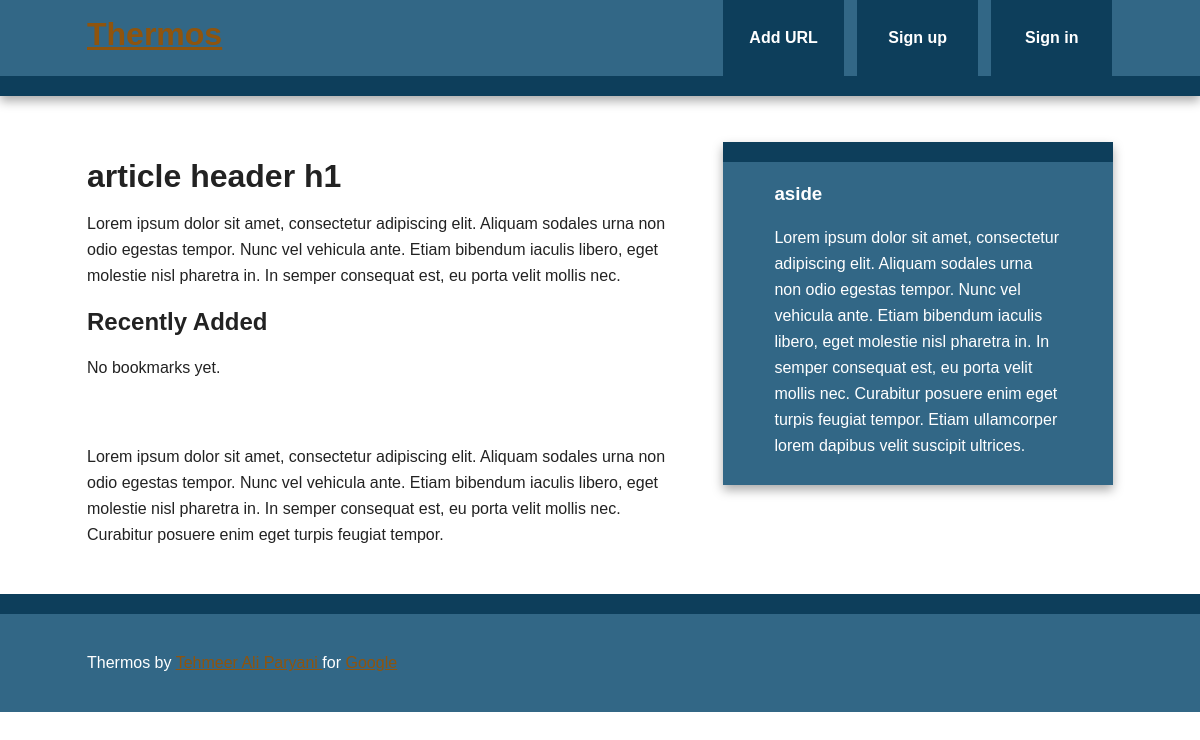
The page /index on the database as committed earlier.
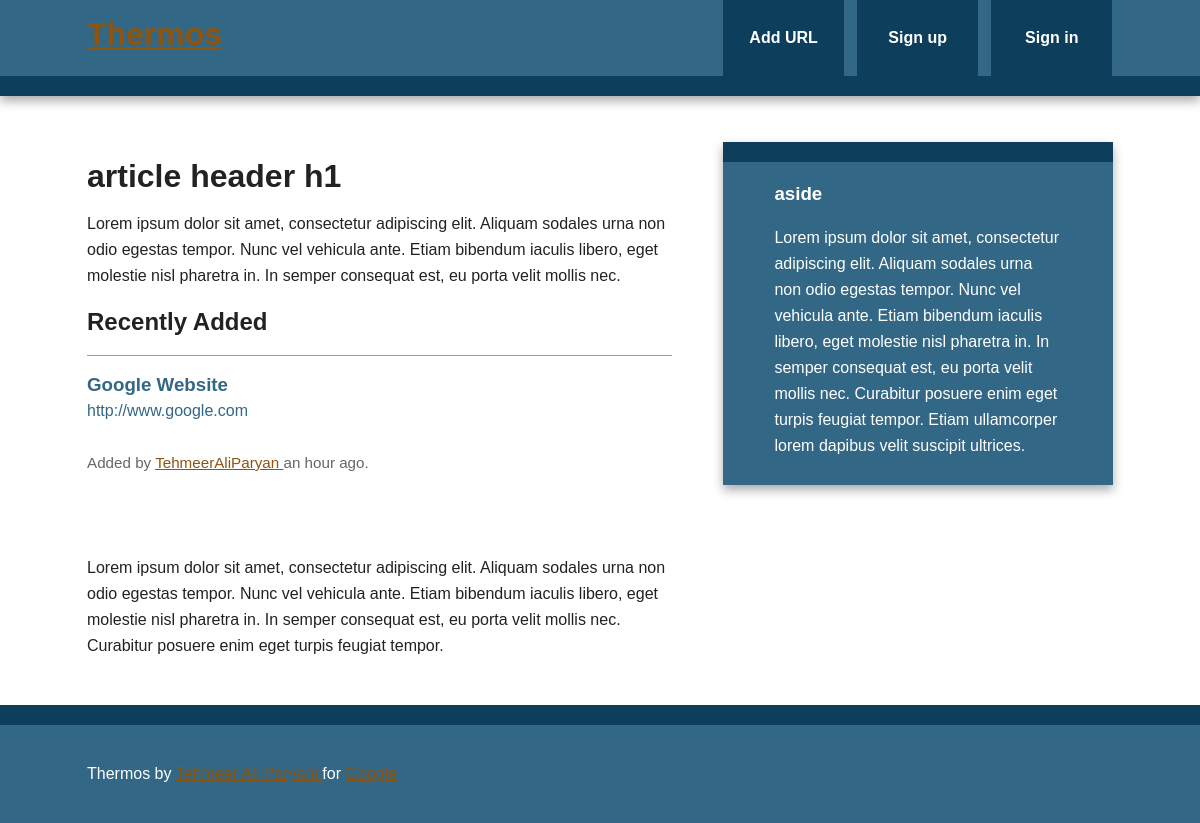
The same page on the database as committed later.
### thermos/models.py (models this page shows, shortened)
class Bookmark(db.Model):
    id = db.Column(db.Integer, primary_key=True)
    url = db.Column(db.Text, nullable=False)
    date = db.Column(db.DateTime, default=datetime.utcnow)
    description = db.Column(db.String(300))
    user_id = db.Column(db.Integer, db.ForeignKey('user.id'), nullable=False)
    @staticmethod
    def newest(num):
        return Bookmark.query.order_by(desc(Bookmark.date)).limit(num)

class User(db.Model, UserMixin):
    id = db.Column(db.Integer, primary_key=True)
    username = db.Column(db.String(80), unique=True)
    email = db.Column(db.String(120), unique=True)
    bookmarks = db.relationship('Bookmark', backref='user', lazy='dynamic')
    password_hash = db.Column(db.String)
    @property
    def password(self):
        raise AttributeError('password: write-only field')

### thermos/views.py (the view)
@app.route('/')
@app.route('/index')
def index():
    return render_template('index.html', new_bookmarks=Bookmark.newest(5))

### thermos/templates/index.html (shortened to what this page needs)
{% extends "base.html" %}
{% block content %}
                <article>
                    <header>
                        <h1>article header h1</h1>
                        <p>Lorem ipsum dolor sit amet, consectetur adipiscing elit. Aliquam sodales urna non odio egestas tempor. Nunc vel vehicula ante. Etiam bibendum iaculis libero, eget molestie nisl pharetra in. In semper consequat est, eu porta velit mollis nec.</p>
                    </header>
                            <section>
                                    <h2>Recently Added</h2>
                                        {% if new_bookmarks.count() > 0 %}
                                            {% with bookmarks=new_bookmarks %}
                                                {% include "bookmark_list.html" %}
                                            {% endwith %}
                                        {% else %}
                                            No bookmarks yet.
                                        {% endif %}
                            </section>
                    <footer>
                        <h3>article footer h3</h3>
                        <p>Lorem ipsum dolor sit amet, consectetur adipiscing elit. Aliquam sodales urna non odio egestas tempor. Nunc vel vehicula ante. Etiam bibendum iaculis libero, eget molestie nisl pharetra in. In semper consequat est, eu porta velit mollis nec. Curabitur posuere enim eget turpis feugiat tempor.</p>
                    </footer>
                </article>
    {% endblock %}

### thermos/templates/bookmark_list.html (shortened to what this page needs)
<ul class="bookmarks">
	{% for bookmark in bookmarks %}
		<li>
			<a class="header" href="{{ bookmark.url }}">
				<h3 class="description">
					{{ bookmark.description | truncate(50, killwords=True) }}
				</h3>
				<span class="url">
					{{ bookmark.url | truncate(50, killwords=True) }}
				</span>
			</a>
			<div class="info">
				<br>
				Added by <a href=" {{  url_for('user', username=bookmark.user.username) }} ">
					{{ bookmark.user.username }}
				</a>
					{{ moment(bookmark.date).fromNow() }}.
			</div>
		</li>
	{%  endfor %}
</ul>

Rows that differ between the two databases and show on the page:
added Bookmark: description "Google Website", url "http://www.google.com", user.username "TehmeerAliParyan", date "an hour ago"
Other text that changed with them:
text no longer shown: "No bookmarks yet."
